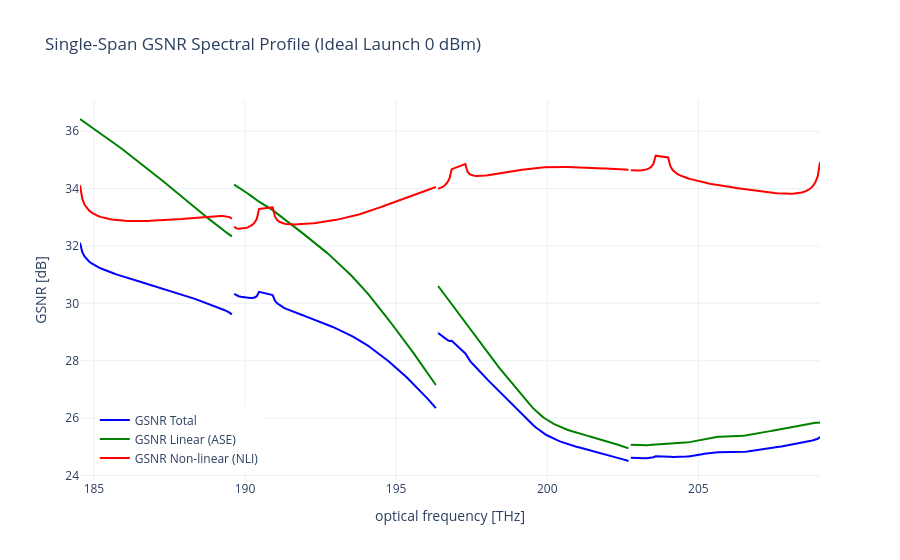

Notebook code for this chart:
### Markdown cell above
### 2. Single-Span Analysis: Ideal Power Allocation

Model a single 80 km SSMF span under flat launch conditions:
* **Span Length:** 80 km SSMF[cite: 4].
* **Launch Power:** Flat 0.0 dBm per channel (`ideal_power_management=True`)[cite: 6].
* **Solvers:** Forward Launch Power (FLP) ISRS[cite: 6], closed-form NLI[cite: 6], and accumulated ASE[cite: 6].

### Code cell
link_params = LinkParameters()

single_span_link = Link(
    name="single_span_80km",
    length=[80.0],
    num_span=1,
    num_amp=1,
    link_params=link_params
)

# Case A: Ideal power management (flat 0.0 dBm per channel launch power)
ideal_param_builder = ParameterBuilder(
    link=single_span_link,
    bands=bands,
    P_in=2.0,
    grid_center=grid_center,
    alpha_dB_LCS=alpha_dB_custom,
    P_in_is_tx_power=False
)

# Solve ISRS, NLI, and ASE for the ideal case
isrs_ideal = ISRSSolver(ideal_param_builder, model="FLP")
p_in, p_out, a0, a1, sig = isrs_ideal.solve()

nli_ideal = NLISolver(ideal_param_builder, a0, a1, sig).solve()
ase_ideal = ASESolver(ideal_param_builder).solve()

osnr_ideal = OSNRCalculator(ideal_param_builder, ase_ideal, nli_ideal)
on_ideal, oa_ideal, ot_ideal = osnr_ideal.compute()

print(f"Ideal Launch - Mean GSNR: {np.mean(ot_ideal[0]):.2f} dB (Total), {np.mean(oa_ideal[0]):.2f} dB (Linear), {np.mean(on_ideal[0]):.2f} dB (Nonlinear)")

# Plot Single-Span GSNR Profiles (0-based indexing: N_s_max=0)
curves = [
    {"name": "GSNR Total", "values": ot_ideal, "color": "blue"},
    {"name": "GSNR Linear (ASE)", "values": oa_ideal, "color": "green"},
    {"name": "GSNR Non-linear (NLI)", "values": on_ideal, "color": "red"},
]

plotter = GSNRPlotter(ideal_param_builder, curves, bands=bands)
fig = plotter.plot(N_s_max=0, matlab_indexing=False)
fig.update_layout(title="Single-Span GSNR Spectral Profile (Ideal Launch 0 dBm)")
fig.show()
